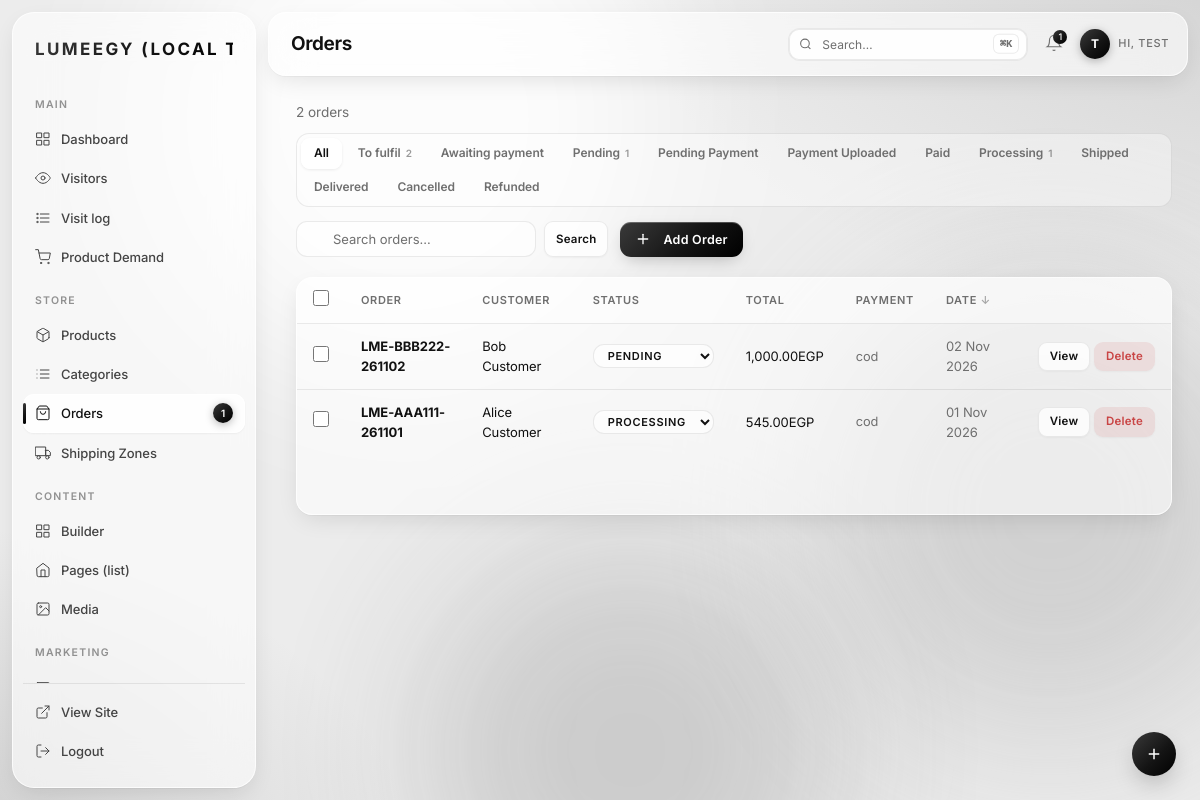
The app's page /admin/orders.php (signed in) with its own data.
### tables this page shows
CREATE TABLE IF NOT EXISTS users (
    id INT UNSIGNED NOT NULL AUTO_INCREMENT,
    first_name VARCHAR(100) NOT NULL DEFAULT '',
    last_name VARCHAR(100) NOT NULL DEFAULT '',
    email VARCHAR(190) NOT NULL,
    phone VARCHAR(30) NULL,
    password_hash VARCHAR(255) NOT NULL,
    google_id VARCHAR(64) NULL,
    role VARCHAR(20) NOT NULL DEFAULT 'customer',       
    welcome_discount_pct DECIMAL(5,2) NULL DEFAULT NULL,
    welcome_discount_order_id INT UNSIGNED NULL DEFAULT NULL,
    welcome_discount_used_at DATETIME NULL DEFAULT NULL,
    created_at TIMESTAMP NOT NULL DEFAULT CURRENT_TIMESTAMP,
    updated_at TIMESTAMP NULL DEFAULT NULL ON UPDATE CURRENT_TIMESTAMP,
    PRIMARY KEY (id),
    UNIQUE KEY email (email),
    KEY google_id (google_id),
    KEY role (role)
);

CREATE TABLE IF NOT EXISTS orders (
    id INT UNSIGNED NOT NULL AUTO_INCREMENT,
    order_number VARCHAR(40) NOT NULL,
    user_id INT UNSIGNED NULL,
    guest_email VARCHAR(190) NULL,
    subtotal DECIMAL(10,2) NOT NULL DEFAULT 0,
    shipping_cost DECIMAL(10,2) NOT NULL DEFAULT 0,
    discount DECIMAL(10,2) NOT NULL DEFAULT 0,
    tax DECIMAL(10,2) NOT NULL DEFAULT 0,
    total DECIMAL(10,2) NOT NULL DEFAULT 0,
    currency VARCHAR(3) NOT NULL DEFAULT 'EGP',
    payment_method VARCHAR(30) NOT NULL DEFAULT 'cod',   
    payment_ref VARCHAR(120) NULL,
    status VARCHAR(30) NOT NULL DEFAULT 'pending',       
    shipping_name VARCHAR(200) NULL,
    shipping_addr TEXT NULL,
    shipping_city VARCHAR(120) NULL,
    shipping_country VARCHAR(80) NULL,
    shipping_zone VARCHAR(150) NULL,
    phone VARCHAR(30) NULL,
    notes TEXT NULL,
    meta_pixel_event_sent TINYINT(1) NOT NULL DEFAULT 0,
    created_at TIMESTAMP NOT NULL DEFAULT CURRENT_TIMESTAMP,
    updated_at DATETIME NULL DEFAULT NULL,
    PRIMARY KEY (id),
    UNIQUE KEY order_number (order_number),
    KEY user_id (user_id),
    KEY status_created (status, created_at),
    KEY created_at (created_at)
);

### admin/orders.php (the view, shortened to what the rows shown need)
<?php
require_once __DIR__ . '/includes/auth.php';
$pageTitle = 'Orders';
$adminPage = 'orders';
    ?>
    <?php
$query = 'SELECT * FROM orders WHERE 1=1';
$params = [];
$sort = $_GET['sort'] ?? 'created_at';
$dir = ($_GET['dir'] ?? 'desc') === 'asc' ? 'ASC' : 'DESC';
$query .= " ORDER BY $sort $dir";
$stmt = db()->prepare($query);
$stmt->execute($params);
$orders = $stmt->fetchAll();
require_once __DIR__ . '/includes/header.php';
?>
<?php if (empty($orders)): ?>
<div class="admin-empty">
    <div class="admin-empty__icon">📋</div>
    <p class="admin-empty__text">No orders yet</p>
</div>
<?php else: ?>
<form id="bulk-orders-form" method="POST" action="?">
    <div class="admin-table-wrap" style="position:relative; padding-bottom:60px;">
        <table class="admin-table">
            <thead>
                <tr>
                    <th style="width:40px"><input type="checkbox" id="selectAll" onclick="toggleAllCheckboxes(this)"></th>
                    <th onclick="window.location='?sort=order_number&dir=<?= $sort === 'order_number' && $dir === 'ASC' ? 'desc' : 'asc' ?>'" class="<?= $sort === 'order_number' ? 'sort-' . strtolower($dir) : '' ?>">Order</th>
                    <th onclick="window.location='?sort=shipping_name&dir=<?= $sort === 'shipping_name' && $dir === 'ASC' ? 'desc' : 'asc' ?>'" class="<?= $sort === 'shipping_name' ? 'sort-' . strtolower($dir) : '' ?>">Customer</th>
                    <th onclick="window.location='?sort=status&dir=<?= $sort === 'status' && $dir === 'ASC' ? 'desc' : 'asc' ?>'" class="<?= $sort === 'status' ? 'sort-' . strtolower($dir) : '' ?>">Status</th>
                    <th onclick="window.location='?sort=total&dir=<?= $sort === 'total' && $dir === 'ASC' ? 'desc' : 'asc' ?>'" class="<?= $sort === 'total' ? 'sort-' . strtolower($dir) : '' ?>">Total</th>
                    <th>Payment</th>
                    <th onclick="window.location='?sort=created_at&dir=<?= $sort === 'created_at' && $dir === 'ASC' ? 'desc' : 'asc' ?>'" class="<?= $sort === 'created_at' ? 'sort-' . strtolower($dir) : '' ?>">Date</th>
                    <th></th>
                </tr>
            </thead>
            <tbody>
            <?php foreach ($orders as $o): ?>
                <tr>
                    <td><input type="checkbox" name="bulk_ids[]" value="<?= $o['id'] ?>" class="row-checkbox" onclick="updateBulkActionBar()"></td>
                <td><a href="<?= SITE_URL ?>/admin/orders.php?id=<?= $o['id'] ?>" style="color:var(--accent)"><strong><?= h($o['order_number']) ?></strong></a></td>
                <td><?= h($o['shipping_name'] ?? $o['guest_email'] ?? '—') ?></td>
                <td>
                    <select class="admin-badge admin-badge--<?= h($o['status']) ?>"
                            style="border:none; cursor:pointer; outline:none; padding-right:20px; font-family:inherit; font-weight:600; text-transform:uppercase"
                            onchange="quickUpdateStatus(this, <?= $o['id'] ?>)">
                        <?php foreach(['pending','paid','processing','shipped','delivered','cancelled','refunded'] as $s): ?>
                            <option value="<?= $s ?>" <?= $o['status'] === $s ? 'selected' : '' ?> style="background:var(--bg-primary); color:var(--text-primary); text-transform:uppercase"><?= h($s) ?></option>
                        <?php endforeach; ?>
                    </select>
                </td>
                <td><?= money((float)$o['total']) ?></td>
                <td style="color:var(--text-muted);font-size:.8rem"><?= h($o['payment_method'] ?? '—') ?></td>
                <td style="color:var(--text-muted)"><?= date('d M Y', strtotime($o['created_at'])) ?></td>
                <td style="white-space:nowrap">
                    <a href="<?= SITE_URL ?>/admin/orders.php?id=<?= $o['id'] ?>" class="admin-btn admin-btn--sm">View</a>
                    <a href="<?= SITE_URL ?>/admin/orders.php?action=delete&id=<?= $o['id'] ?>" class="admin-btn admin-btn--sm admin-btn--danger"
                       onclick="return confirm('Delete order <?= h($o['order_number']) ?>? This cannot be undone.')">Delete</a>
                </td>
            </tr>
        <?php endforeach; ?>
            </tbody>
        </table>
    </div>
</form>
<?php endif; ?>
<?php require_once __DIR__ . '/includes/footer.php'; ?>

### admin/includes/header.php (shortened to what the rows shown need)
<?php
$adminPage = $adminPage ?? 'dashboard';
$unreadMessages = 0;
$pendingOrders = 0;
try {
    $unreadMessages = (int) db()->query('SELECT COUNT(*) FROM contact_messages WHERE is_read = 0')->fetchColumn();
    $pendingOrders = (int) db()->query('SELECT COUNT(*) FROM orders WHERE status = "pending"')->fetchColumn();
} catch (Exception $e) {
}
$totalNotifs = $unreadMessages + $pendingOrders;
?>
<!DOCTYPE html>
<html lang="en">
<head>
    <title><?= h($pageTitle ?? 'Admin') ?> — <?= h(setting('site_name', SITE_NAME)) ?></title>
    <link rel="stylesheet" href="<?= SITE_URL ?>/admin/assets/css/admin.css?v=<?= filemtime(__DIR__ . '/../assets/css/admin.css') ?>">
    <link rel="stylesheet" href="<?= SITE_URL ?>/admin/assets/css/glass.css?v=<?= filemtime(__DIR__ . '/../assets/css/glass.css') ?>">
    <link rel="stylesheet" href="<?= SITE_URL ?>/admin/assets/css/media-kit.css?v=<?= filemtime(__DIR__ . '/../assets/css/media-kit.css') ?>">
</head>
<body data-page="<?= h($adminPage) ?>">
<div class="admin-layout">
    <div class="admin-main">
        <header class="admin-topbar">
            <div class="admin-topbar__left">
                <h1 class="admin-topbar__title"><?= h($pageTitle ?? 'Dashboard') ?></h1>
            </div>
            <div class="admin-topbar__right">
                <div class="admin-topbar__search">
                    <svg viewBox="0 0 24 24"><circle cx="11" cy="11" r="8"/><line x1="21" y1="21" x2="16.65" y2="16.65"/></svg>
                    <input type="text" placeholder="Search…" readonly onclick="AdminUI.openSearch()" id="topbar-search-trigger">
                    <span class="admin-topbar__search-shortcut">⌘K</span>
                </div>
                <div style="position:relative" id="admin-notif-wrapper">
                    <button class="admin-notif-btn" id="admin-notif-btn" title="<?= $totalNotifs ?> notifications">
                    </button>
                </div>
                <span class="admin-topbar__user" data-initial="<?= h(function_exists('mb_substr') ? mb_strtoupper(mb_substr($adminUser['first_name'] ?? 'A', 0, 1)) : strtoupper(substr($adminUser['first_name'] ?? 'A', 0, 1))) ?>">Hi, <?= h($adminUser['first_name']) ?></span>
            </div>
        </header>
        <div class="admin-content">

### includes/functions.php (shortened to what the rows shown need)
<?php
require_once __DIR__ . '/../config/database.php';
function current_user(): ?array
{
    $stmt = db()->prepare('SELECT id, first_name, last_name, email, role FROM users WHERE id = ?');
    $stmt->execute([$_SESSION['user_id']]);
    $user = $stmt->fetch() ?: null;
    return $user;
}
function currency_symbol(): string
{
    $symbol = setting('currency_symbol', '');
    if (!$symbol || !is_string($symbol) || strlen($symbol) > 10 || preg_match('/^\d+$/', trim($symbol))) {
        $symbol = defined('CURRENCY_SYMBOL') ? CURRENCY_SYMBOL : 'EGP ';
    }
    if (!is_string($symbol) || strlen($symbol) > 10 || preg_match('/^\d+$/', trim($symbol))) {
        $symbol = 'EGP ';
    }
    return $symbol;
}
function money(float $amount): string
{
    return '<span class="lume-price-val">' . number_format($amount, 2) . '</span><span class="lume-price-cur">' . currency_symbol() . '</span>';
}
function h(string $s): string
{
    return htmlspecialchars($s, ENT_QUOTES | ENT_SUBSTITUTE, 'UTF-8');
}
function setting(string $key, string $default = ''): string
{
    static $all = null;
    if ($all === null) {
        try {
            $all = db()->query('SELECT key_name, value FROM settings')->fetchAll(PDO::FETCH_KEY_PAIR);
        } catch (\Exception $e) {
            $all = [];
        }
    }
    return array_key_exists($key, $all) && $all[$key] !== null ? (string) $all[$key] : $default;
}

### records on screen
users: first_name "TEST"
orders: order_number "LME-BBB222-261102", shipping_name "Bob Customer", amount "1,000.00", payment_method "cod", created_at "02 Nov 2026"
orders: order_number "LME-AAA111-261101", shipping_name "Alice Customer", amount "545.00", payment_method "cod", created_at "01 Nov 2026"

### other values on screen
$pendingOrders "1"
$pageTitle "Orders"
$totalNotifs "1"
count($orders) "2"
$gl "To fulfil"
$gc "2"
$gl "Awaiting payment"
str_replace('_', ' ', $st) "Pending"
$statusCounts[$st] "1"
str_replace('_', ' ', $st) "Pending Payment"
str_replace('_', ' ', $st) "Payment Uploaded"
str_replace('_', ' ', $st) "Paid"
str_replace('_', ' ', $st) "Processing"
str_replace('_', ' ', $st) "Shipped"
str_replace('_', ' ', $st) "Delivered"
